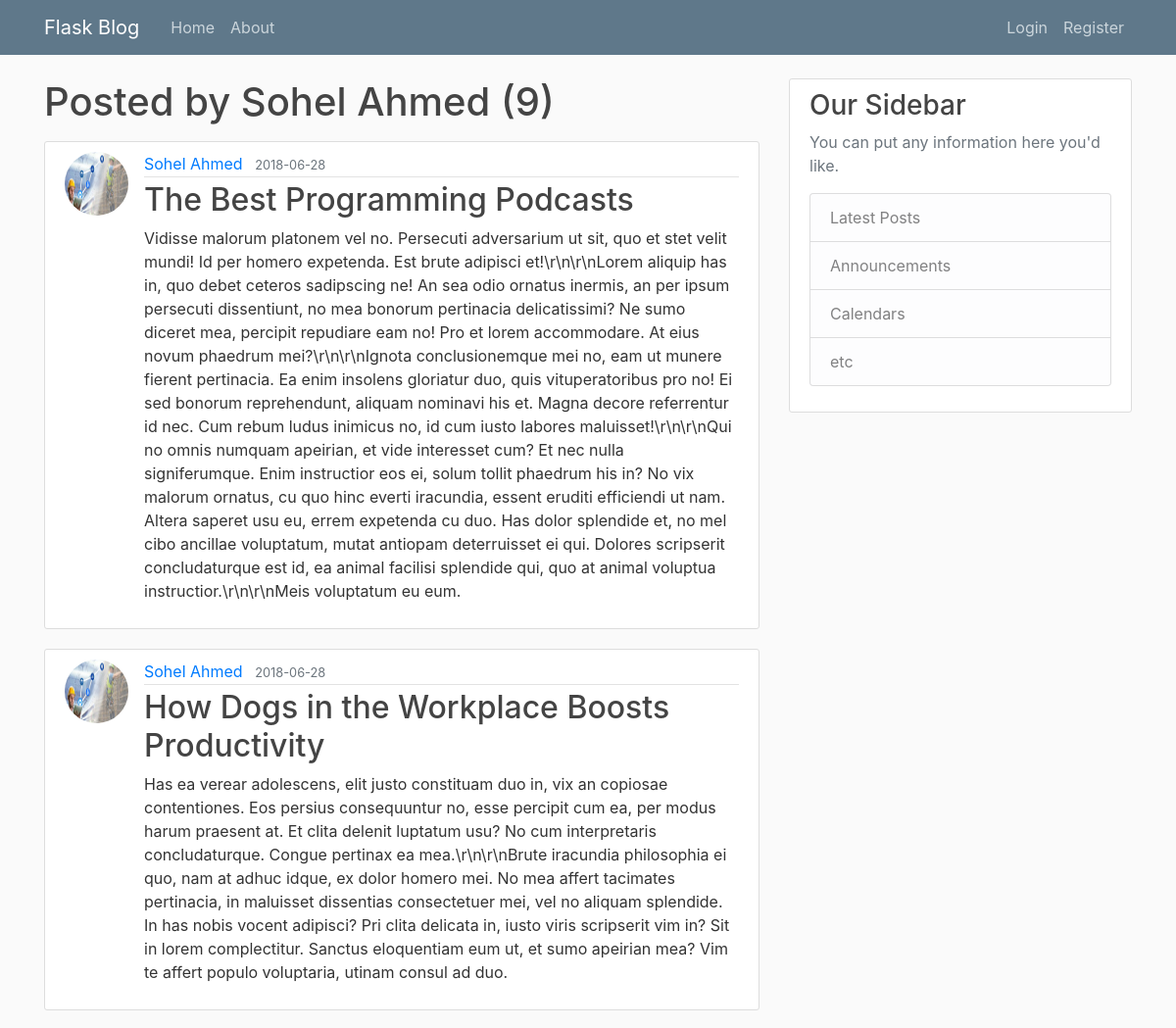
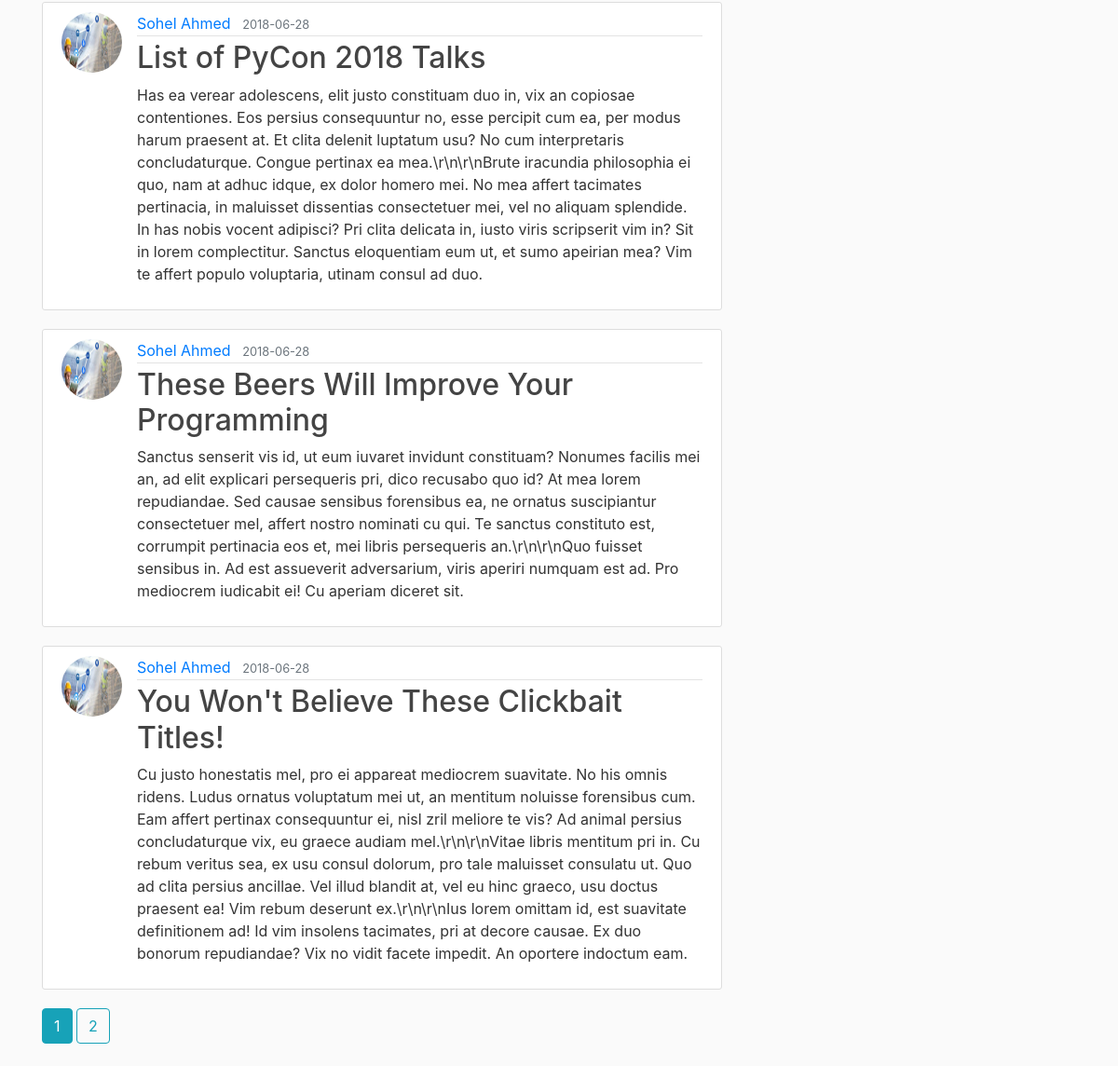
/user/Sohel Ahmed, run on the app's committed database (2 pictures, top to bottom).
### flaskblog/models.py (models this page shows, shortened)
class User(db.Model,UserMixin):
    id = db.Column(db.Integer,primary_key=True)
    username = db.Column(db.String(20),unique=True,nullable=False)
    email = db.Column(db.String(120),unique=True,nullable=False)
    image_file = db.Column(db.String(20),nullable=False,default='default.jpg')
    password = db.Column(db.String(60),nullable=False)
    posts = db.relationship('Post',backref='author',lazy=True)

class Post(db.Model):
    id = db.Column(db.Integer,primary_key=True)
    title = db.Column(db.String(100),nullable = False)
    date_posted = db.Column(db.DateTime,nullable = False,default=datetime.utcnow)
    content = db.Column(db.Text,nullable=False)
    user_id = db.Column(db.Integer,db.ForeignKey('user.id'),nullable=False)

### flaskblog/routes.py (the view)
@app.route("/user/<string:username>")
def user_posts(username):
	user = User.query.filter_by(username=username).first_or_404()
	page = request.args.get('page',1,type=int)
	posts = Post.query.filter_by(author=user)\
		.order_by(Post.date_posted.desc())\
		.paginate(page=page,per_page=5)
	return render_template('user_posts.html',posts=posts,user=user)

### flaskblog/templates/user_posts.html
{% extends "layout.html" %}
{% block content %}
    <h1 class="mb-3">Posted by {{user.username}} ({{ posts.total }})</h1>
    {% for post in posts.items %}
        <article class="media content-section">
          <img class="rounded-circle article-img" src="{{ url_for('static',filename='profile_pics/'+post.author.image_file) }}">
          <div class="media-body">
            <div class="article-metadata">
              <a class="mr-2" href="{{ url_for('user_posts',username=user.username)}}">{{ post.author.username }}</a>
              <small class="text-muted">{{ post.date_posted.strftime('%Y-%m-%d') }}</small>
            </div>
            <h2><a class="article-title" href="{{ url_for('post',post_id=post.id) }}">{{ post.title }}</a></h2>
            <p class="article-content">{{ post.content }}</p>
          </div>
        </article>
    {% endfor %}
    {% for page_no in posts.iter_pages(left_edge=1,right_edge=1,left_current=1,right_current=2) %}
        {% if page_no %}
          {% if posts.page == page_no %}
            <a class="btn btn-info mb-4" href="{{ url_for('user_posts',page=page_no,username=user.username)}}">{{ page_no }}</a>
          {% else %}
            <a class="btn btn-outline-info mb-4" href="{{ url_for('user_posts',page=page_no,username=user.username)}}">{{ page_no }}</a>
          {% endif %}
        {% else %}
          ...
        {% endif %}
    {% endfor %}
{% endblock content %}

### flaskblog/templates/layout.html (shortened to what this page needs)
<!DOCTYPE html>
<html>
<head>
        <link rel="stylesheet" href="https://maxcdn.bootstrapcdn.com/bootstrap/4.0.0/css/bootstrap.min.css">
        <link rel="stylesheet" type="text/css" href="{{ url_for('static', filename='main.css') }}">
</head>
<body>
    <header class="site-header">
            <nav class="navbar navbar-expand-md navbar-dark bg-steel fixed-top">
                <div class="container">
                    <a class="navbar-brand mr-4" href="/">Flask Blog</a>
                    <div class="collapse navbar-collapse" id="navbarToggle">
                        <div class="navbar-nav mr-auto">
                            <a class="nav-item nav-link" href="{{url_for('home')}}">Home</a>
                            <a class="nav-item nav-link" href="{{url_for('about')}}">About</a>
                        </div>
                        <div class="navbar-nav">
                            {% if current_user.is_authenticated %}
                                <a class="nav-item nav-link" href="{{url_for('new_post')}}">New Post</a>
                                <a class="nav-item nav-link" href="{{url_for('account')}}">Account</a>
                                <a class="nav-item nav-link" href="{{url_for('logout')}}">Logout</a>
                            {% else %}
                                <a class="nav-item nav-link" href="{{url_for('login')}}">Login</a>
                                <a class="nav-item nav-link" href="{{url_for('register')}}">Register</a>
                            {% endif %}
                        </div>
                    </div>
                </div>
            </nav>
        </header>
    <main role="main" class="container">
        <div class="row">
            <div class="col-md-8">
                {% block content %}{% endblock %}
            </div>
            <div class="col-md-4">
            <div class="content-section">
                <h3>Our Sidebar</h3>
                <p class='text-muted'>You can put any information here you'd like.
                <ul class="list-group">
                    <li class="list-group-item list-group-item-light">Latest Posts</li>
                    <li class="list-group-item list-group-item-light">Announcements</li>
                    <li class="list-group-item list-group-item-light">Calendars</li>
                    <li class="list-group-item list-group-item-light">etc</li>
                </ul>
                </p>
            </div>
            </div>
        </div>
    </main>
</body>
</html>

### flaskblog/static/main.css (style rules this page uses)
body { background: #fafafa; color: #333333; margin-top: 5rem; }
h1, h2, h3, h4, h5, h6 { color: #444444; }
.bg-steel { background-color: #5f788a; }
.site-header .navbar-nav .nav-link { color: #cbd5db; }
.content-section { background: #ffffff; padding: 10px 20px; border: 1px solid #dddddd; border-radius: 3px; margin-bottom: 20px; }
.article-title { color: #444444; }
.article-content { white-space: pre-line; }
.article-img { height: 65px; width: 65px; margin-right: 16px; }
.article-metadata { padding-bottom: 1px; margin-bottom: 4px; border-bottom: 1px solid #e3e3e3 }

### data on the page
User: username "Sohel Ahmed"
Post: image_file (picture), author.username "Sohel Ahmed", date_posted "2018-06-28", title "The Best Programming Podcasts", content "Vidisse malorum platonem vel no. Persecuti adversarium ut sit, quo et stet velit mundi! Id per homero expetenda. Est brute adipisci et!\\r\\n\\r\\nLorem aliquip has in, quo debet ceteros sadipscing ne! An sea odio ornatus inermis, an per ipsum persecuti dissentiunt, no mea bonorum pertinacia delicatissimi? Ne sumo diceret mea, percipit repudiare eam no! Pro et lorem accommodare. At eius novum phaedrum mei?\\r\\n\\r\\nIgnota conclusionemque mei no, eam ut munere fierent pertinacia. Ea enim insolens gloriatur duo, quis vituperatoribus pro no! Ei sed bonorum reprehendunt, aliquam nominavi his et. Magna decore referrentur id nec. Cum rebum ludus inimicus no, id cum iusto labores maluisset!\\r\\n\\r\\nQui…"
Post: image_file (picture), author.username "Sohel Ahmed", date_posted "2018-06-28", title "How Dogs in the Workplace Boosts Productivity", content "Has ea verear adolescens, elit justo constituam duo in, vix an copiosae contentiones. Eos persius consequuntur no, esse percipit cum ea, per modus harum praesent at. Et clita delenit luptatum usu? No cum interpretaris concludaturque. Congue pertinax ea mea.\\r\\n\\r\\nBrute iracundia philosophia ei quo, nam at adhuc idque, ex dolor homero mei. No mea affert tacimates pertinacia, in maluisset dissentias consectetuer mei, vel no aliquam splendide. In has nobis vocent adipisci? Pri clita delicata in, iusto viris scripserit vim in? Sit in lorem complectitur. Sanctus eloquentiam eum ut, et sumo apeirian mea? Vim te affert populo voluptaria, utinam consul ad duo."
Post: image_file (picture), author.username "Sohel Ahmed", date_posted "2018-06-28", title "List of PyCon 2018 Talks", content "Has ea verear adolescens, elit justo constituam duo in, vix an copiosae contentiones. Eos persius consequuntur no, esse percipit cum ea, per modus harum praesent at. Et clita delenit luptatum usu? No cum interpretaris concludaturque. Congue pertinax ea mea.\\r\\n\\r\\nBrute iracundia philosophia ei quo, nam at adhuc idque, ex dolor homero mei. No mea affert tacimates pertinacia, in maluisset dissentias consectetuer mei, vel no aliquam splendide. In has nobis vocent adipisci? Pri clita delicata in, iusto viris scripserit vim in? Sit in lorem complectitur. Sanctus eloquentiam eum ut, et sumo apeirian mea? Vim te affert populo voluptaria, utinam consul ad duo."
Post: image_file (picture), author.username "Sohel Ahmed", date_posted "2018-06-28", title "These Beers Will Improve Your Programming", content "Sanctus senserit vis id, ut eum iuvaret invidunt constituam? Nonumes facilis mei an, ad elit explicari persequeris pri, dico recusabo quo id? At mea lorem repudiandae. Sed causae sensibus forensibus ea, ne ornatus suscipiantur consectetuer mel, affert nostro nominati cu qui. Te sanctus constituto est, corrumpit pertinacia eos et, mei libris persequeris an.\\r\\n\\r\\nQuo fuisset sensibus in. Ad est assueverit adversarium, viris aperiri numquam est ad. Pro mediocrem iudicabit ei! Cu aperiam diceret sit."
Post: image_file (picture), author.username "Sohel Ahmed", date_posted "2018-06-28", title "You Won't Believe These Clickbait Titles!", content "Cu justo honestatis mel, pro ei appareat mediocrem suavitate. No his omnis ridens. Ludus ornatus voluptatum mei ut, an mentitum noluisse forensibus cum. Eam affert pertinax consequuntur ei, nisl zril meliore te vis? Ad animal persius concludaturque vix, eu graece audiam mel.\\r\\n\\r\\nVitae libris mentitum pri in. Cu rebum veritus sea, ex usu consul dolorum, pro tale maluisset consulatu ut. Quo ad clita persius ancillae. Vel illud blandit at, vel eu hinc graeco, usu doctus praesent ea! Vim rebum deserunt ex.\\r\\n\\r\\nIus lorem omittam id, est suavitate definitionem ad! Id vim insolens tacimates, pri at decore causae. Ex duo bonorum repudiandae? Vix no vidit facete impedit. An oportere indoctum…"

### other printed values
{{ posts.total }} "9"
{{ page_no }} "1"
{{ page_no }} "2"
